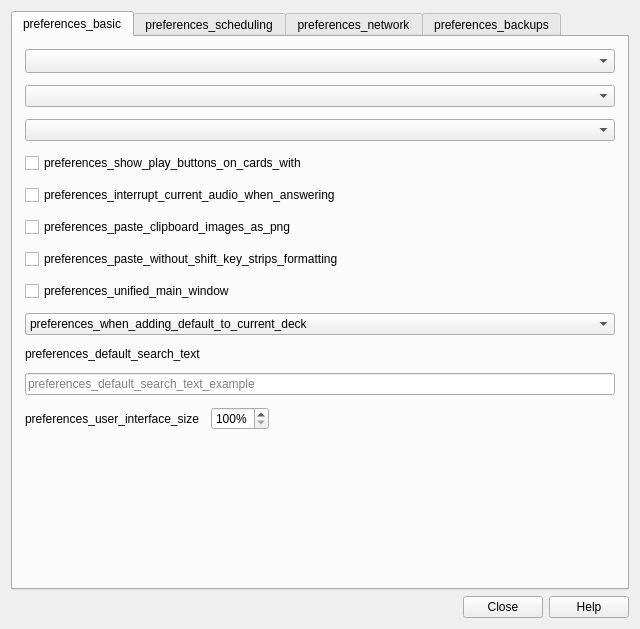
<?xml version="1.0" encoding="UTF-8"?>
<ui version="4.0">
 <class>Preferences</class>
 <widget class="QDialog" name="Preferences">
  <property name="geometry">
   <rect>
    <x>0</x>
    <y>0</y>
    <width>640</width>
    <height>629</height>
   </rect>
  </property>
  <property name="windowTitle">
   <string>preferences_preferences</string>
  </property>
  <layout class="QVBoxLayout" name="verticalLayout_2">
   <item>
    <widget class="QTabWidget" name="tabWidget">
     <property name="focusPolicy">
      <enum>Qt::StrongFocus</enum>
     </property>
     <property name="currentIndex">
      <number>0</number>
     </property>
     <widget class="QWidget" name="tab_1">
      <attribute name="title">
       <string>preferences_basic</string>
      </attribute>
      <layout class="QVBoxLayout" name="verticalLayout">
       <property name="spacing">
        <number>12</number>
       </property>
       <property name="leftMargin">
        <number>12</number>
       </property>
       <property name="topMargin">
        <number>12</number>
       </property>
       <property name="rightMargin">
        <number>12</number>
       </property>
       <property name="bottomMargin">
        <number>12</number>
       </property>
       <item>
        <widget class="QComboBox" name="lang">
         <property name="sizePolicy">
          <sizepolicy hsizetype="MinimumExpanding" vsizetype="Fixed">
           <horstretch>0</horstretch>
           <verstretch>0</verstretch>
          </sizepolicy>
         </property>
         <property name="sizeAdjustPolicy">
          <enum>QComboBox::AdjustToMinimumContentsLengthWithIcon</enum>
         </property>
        </widget>
       </item>
       <item>
        <widget class="QComboBox" name="theme"/>
       </item>
       <item>
        <widget class="QComboBox" name="video_driver"/>
       </item>
       <item>
        <widget class="QCheckBox" name="showPlayButtons">
         <property name="text">
          <string>preferences_show_play_buttons_on_cards_with</string>
         </property>
        </widget>
       </item>
       <item>
        <widget class="QCheckBox" name="interrupt_audio">
         <property name="text">
          <string>preferences_interrupt_current_audio_when_answering</string>
         </property>
        </widget>
       </item>
       <item>
        <widget class="QCheckBox" name="pastePNG">
         <property name="text">
          <string>preferences_paste_clipboard_images_as_png</string>
         </property>
        </widget>
       </item>
       <item>
        <widget class="QCheckBox" name="paste_strips_formatting">
         <property name="text">
          <string>preferences_paste_without_shift_key_strips_formatting</string>
         </property>
        </widget>
       </item>
       <item>
        <widget class="QCheckBox" name="unified_mw">
         <property name="text">
          <string>preferences_unified_main_window</string>
         </property>
        </widget>
       </item>
       <item>
        <widget class="QComboBox" name="useCurrent">
         <item>
          <property name="text">
           <string>preferences_when_adding_default_to_current_deck</string>
          </property>
         </item>
         <item>
          <property name="text">
           <string>preferences_change_deck_depending_on_note_type</string>
          </property>
         </item>
        </widget>
       </item>
       <item>
        <widget class="QLabel" name="search_text_label">
         <property name="text">
          <string>preferences_default_search_text</string>
         </property>
        </widget>
       </item>
       <item>
        <widget class="QLineEdit" name="default_search_text">
         <property name="placeholderText">
          <string>preferences_default_search_text_example</string>
         </property>
        </widget>
       </item>
       <item>
        <layout class="QHBoxLayout" name="horizontalLayout_4">
         <item>
          <widget class="QLabel" name="label_2">
           <property name="text">
            <string>preferences_user_interface_size</string>
           </property>
          </widget>
         </item>
         <item>
          <widget class="QSpinBox" name="uiScale">
           <property name="suffix">
            <string notr="true">%</string>
           </property>
           <property name="minimum">
            <number>100</number>
           </property>
           <property name="maximum">
            <number>200</number>
           </property>
           <property name="singleStep">
            <number>5</number>
           </property>
          </widget>
         </item>
         <item>
          <spacer name="horizontalSpacer_4">
           <property name="orientation">
            <enum>Qt::Horizontal</enum>
           </property>
           <property name="sizeHint" stdset="0">
            <size>
             <width>40</width>
             <height>20</height>
            </size>
           </property>
          </spacer>
         </item>
        </layout>
       </item>
       <item>
        <spacer name="verticalSpacer_3">
         <property name="orientation">
          <enum>Qt::Vertical</enum>
         </property>
         <property name="sizeType">
          <enum>QSizePolicy::Expanding</enum>
         </property>
         <property name="sizeHint" stdset="0">
          <size>
           <width>20</width>
           <height>20</height>
          </size>
         </property>
        </spacer>
       </item>
      </layout>
     </widget>
     <widget class="QWidget" name="tab_3">
      <attribute name="title">
       <string>preferences_scheduling</string>
      </attribute>
      <layout class="QVBoxLayout" name="verticalLayout_5">
       <item>
        <widget class="QCheckBox" name="showEstimates">
         <property name="text">
          <string>preferences_show_next_review_time_above_answer</string>
         </property>
        </widget>
       </item>
       <item>
        <widget class="QCheckBox" name="showProgress">
         <property name="text">
          <string>preferences_show_remaining_card_count_during_review</string>
         </property>
        </widget>
       </item>
       <item>
        <widget class="QCheckBox" name="dayLearnFirst">
         <property name="text">
          <string>preferences_show_learning_cards_with_larger_steps</string>
         </property>
        </widget>
       </item>
       <item>
        <widget class="QCheckBox" name="legacy_timezone">
         <property name="text">
          <string>preferences_legacy_timezone_handling</string>
         </property>
        </widget>
       </item>
       <item>
        <widget class="QCheckBox" name="sched2021">
         <property name="toolTip">
          <string notr="true"/>
         </property>
         <property name="text">
          <string>preferences_v3_scheduler</string>
         </property>
        </widget>
       </item>
       <item>
        <widget class="QComboBox" name="newSpread"/>
       </item>
       <item>
        <layout class="QGridLayout" name="gridLayout_4">
         <property name="spacing">
          <number>12</number>
         </property>
         <item row="1" column="2">
          <widget class="QLabel" name="label_29">
           <property name="text">
            <string>preferences_mins</string>
           </property>
          </widget>
         </item>
         <item row="2" column="1">
          <widget class="QSpinBox" name="timeLimit">
           <property name="maximum">
            <number>9999</number>
           </property>
          </widget>
         </item>
         <item row="0" column="1">
          <widget class="QSpinBox" name="dayOffset">
           <property name="maximumSize">
            <size>
             <width>60</width>
             <height>16777215</height>
            </size>
           </property>
           <property name="maximum">
            <number>23</number>
           </property>
          </widget>
         </item>
         <item row="2" column="0">
          <widget class="QLabel" name="label_30">
           <property name="text">
            <string>preferences_timebox_time_limit</string>
           </property>
          </widget>
         </item>
         <item row="0" column="2">
          <widget class="QLabel" name="label_40">
           <property name="text">
            <string>preferences_hours_past_midnight</string>
           </property>
          </widget>
         </item>
         <item row="1" column="0">
          <widget class="QLabel" name="label_24">
           <property name="text">
            <string>preferences_learn_ahead_limit</string>
           </property>
          </widget>
         </item>
         <item row="2" column="2">
          <widget class="QLabel" name="label_39">
           <property name="text">
            <string>preferences_mins</string>
           </property>
          </widget>
         </item>
         <item row="1" column="1">
          <widget class="QSpinBox" name="lrnCutoff">
           <property name="maximumSize">
            <size>
             <width>60</width>
             <height>16777215</height>
            </size>
           </property>
           <property name="maximum">
            <number>999</number>
           </property>
          </widget>
         </item>
         <item row="0" column="0">
          <widget class="QLabel" name="label_23">
           <property name="text">
            <string>preferences_next_day_starts_at</string>
           </property>
          </widget>
         </item>
        </layout>
       </item>
       <item>
        <spacer name="verticalSpacer">
         <property name="orientation">
          <enum>Qt::Vertical</enum>
         </property>
         <property name="sizeHint" stdset="0">
          <size>
           <width>20</width>
           <height>16</height>
          </size>
         </property>
        </spacer>
       </item>
      </layout>
     </widget>
     <widget class="QWidget" name="tab_2">
      <attribute name="title">
       <string>preferences_network</string>
      </attribute>
      <layout class="QVBoxLayout" name="verticalLayout_4">
       <property name="spacing">
        <number>12</number>
       </property>
       <property name="leftMargin">
        <number>12</number>
       </property>
       <property name="topMargin">
        <number>12</number>
       </property>
       <property name="rightMargin">
        <number>12</number>
       </property>
       <property name="bottomMargin">
        <number>12</number>
       </property>
       <item>
        <layout class="QHBoxLayout">
         <property name="spacing">
          <number>10</number>
         </property>
         <item>
          <layout class="QVBoxLayout">
           <item>
            <widget class="QLabel" name="syncLabel">
             <property name="text">
              <string>preferences_synchronisation</string>
             </property>
             <property name="wordWrap">
              <bool>true</bool>
             </property>
             <property name="openExternalLinks">
              <bool>true</bool>
             </property>
            </widget>
           </item>
           <item>
            <widget class="QCheckBox" name="syncMedia">
             <property name="text">
              <string>preferences_synchronize_audio_and_images_too</string>
             </property>
            </widget>
           </item>
           <item>
            <widget class="QCheckBox" name="syncOnProgramOpen">
             <property name="text">
              <string>preferences_automatically_sync_on_profile_openclose</string>
             </property>
            </widget>
           </item>
           <item>
            <widget class="QCheckBox" name="autoSyncMedia">
             <property name="text">
              <string>preferences_periodically_sync_media</string>
             </property>
            </widget>
           </item>
           <item>
            <widget class="QCheckBox" name="fullSync">
             <property name="text">
              <string>preferences_on_next_sync_force_changes_in</string>
             </property>
            </widget>
           </item>
           <item>
            <layout class="QHBoxLayout" name="horizontalLayout">
             <item>
              <widget class="QPushButton" name="syncDeauth">
               <property name="text">
                <string notr="true">LOGOUT</string>
               </property>
               <property name="autoDefault">
                <bool>false</bool>
               </property>
              </widget>
             </item>
             <item>
              <widget class="QLabel" name="syncUser">
               <property name="text">
                <string/>
               </property>
              </widget>
             </item>
             <item>
              <spacer name="horizontalSpacer_2">
               <property name="orientation">
                <enum>Qt::Horizontal</enum>
               </property>
               <property name="sizeHint" stdset="0">
                <size>
                 <width>40</width>
                 <height>1</height>
                </size>
               </property>
              </spacer>
             </item>
            </layout>
           </item>
           <item>
            <layout class="QHBoxLayout" name="horizontalLayout_3">
             <item>
              <widget class="QPushButton" name="media_log">
               <property name="text">
                <string/>
               </property>
              </widget>
             </item>
             <item>
              <spacer name="horizontalSpacer_3">
               <property name="orientation">
                <enum>Qt::Horizontal</enum>
               </property>
               <property name="sizeHint" stdset="0">
                <size>
                 <width>40</width>
                 <height>20</height>
                </size>
               </property>
              </spacer>
             </item>
            </layout>
           </item>
          </layout>
         </item>
        </layout>
       </item>
       <item>
        <spacer name="verticalSpacer_2">
         <property name="orientation">
          <enum>Qt::Vertical</enum>
         </property>
         <property name="sizeHint" stdset="0">
          <size>
           <width>20</width>
           <height>40</height>
          </size>
         </property>
        </spacer>
       </item>
      </layout>
     </widget>
     <widget class="QWidget" name="tab">
      <attribute name="title">
       <string>preferences_backups</string>
      </attribute>
      <layout class="QVBoxLayout" name="verticalLayout_3">
       <property name="spacing">
        <number>12</number>
       </property>
       <property name="leftMargin">
        <number>12</number>
       </property>
       <property name="topMargin">
        <number>12</number>
       </property>
       <property name="rightMargin">
        <number>12</number>
       </property>
       <property name="bottomMargin">
        <number>12</number>
       </property>
       <item>
        <widget class="QLabel" name="label_9">
         <property name="text">
          <string>preferences_backupsanki_will_create_a_backup_of</string>
         </property>
         <property name="wordWrap">
          <bool>true</bool>
         </property>
        </widget>
       </item>
       <item>
        <layout class="QGridLayout" name="gridLayout_2">
         <item row="0" column="0">
          <widget class="QLabel" name="label_10">
           <property name="text">
            <string>preferences_keep</string>
           </property>
          </widget>
         </item>
         <item row="0" column="1">
          <widget class="QSpinBox" name="numBackups">
           <property name="minimumSize">
            <size>
             <width>60</width>
             <height>0</height>
            </size>
           </property>
           <property name="maximumSize">
            <size>
             <width>60</width>
             <height>16777215</height>
            </size>
           </property>
          </widget>
         </item>
         <item row="0" column="2">
          <widget class="QLabel" name="label_11">
           <property name="text">
            <string>preferences_backups2</string>
           </property>
          </widget>
         </item>
         <item row="0" column="3">
          <spacer name="horizontalSpacer">
           <property name="orientation">
            <enum>Qt::Horizontal</enum>
           </property>
           <property name="sizeHint" stdset="0">
            <size>
             <width>40</width>
             <height>20</height>
            </size>
           </property>
          </spacer>
         </item>
        </layout>
       </item>
       <item>
        <widget class="QLabel" name="openBackupFolder">
         <property name="text">
          <string>preferences_you_can_restore_backups_via_fileswitch</string>
         </property>
        </widget>
       </item>
       <item>
        <widget class="QLabel" name="label_4">
         <property name="text">
          <string>preferences_note_media_is_not_backed_up</string>
         </property>
         <property name="wordWrap">
          <bool>true</bool>
         </property>
        </widget>
       </item>
       <item>
        <spacer name="verticalSpacer_4">
         <property name="orientation">
          <enum>Qt::Vertical</enum>
         </property>
         <property name="sizeHint" stdset="0">
          <size>
           <width>20</width>
           <height>59</height>
          </size>
         </property>
        </spacer>
       </item>
       <item>
        <widget class="QLabel" name="label_21">
         <property name="text">
          <string>preferences_some_settings_will_take_effect_after</string>
         </property>
         <property name="alignment">
          <set>Qt::AlignCenter</set>
         </property>
        </widget>
       </item>
      </layout>
     </widget>
    </widget>
   </item>
   <item>
    <widget class="QDialogButtonBox" name="buttonBox">
     <property name="orientation">
      <enum>Qt::Horizontal</enum>
     </property>
     <property name="standardButtons">
      <set>QDialogButtonBox::Close|QDialogButtonBox::Help</set>
     </property>
    </widget>
   </item>
  </layout>
 </widget>
 <tabstops>
  <tabstop>lang</tabstop>
  <tabstop>theme</tabstop>
  <tabstop>video_driver</tabstop>
  <tabstop>showPlayButtons</tabstop>
  <tabstop>interrupt_audio</tabstop>
  <tabstop>pastePNG</tabstop>
  <tabstop>paste_strips_formatting</tabstop>
  <tabstop>unified_mw</tabstop>
  <tabstop>useCurrent</tabstop>
  <tabstop>default_search_text</tabstop>
  <tabstop>uiScale</tabstop>
  <tabstop>showEstimates</tabstop>
  <tabstop>showProgress</tabstop>
  <tabstop>dayLearnFirst</tabstop>
  <tabstop>legacy_timezone</tabstop>
  <tabstop>sched2021</tabstop>
  <tabstop>newSpread</tabstop>
  <tabstop>dayOffset</tabstop>
  <tabstop>lrnCutoff</tabstop>
  <tabstop>timeLimit</tabstop>
  <tabstop>syncMedia</tabstop>
  <tabstop>syncOnProgramOpen</tabstop>
  <tabstop>autoSyncMedia</tabstop>
  <tabstop>fullSync</tabstop>
  <tabstop>syncDeauth</tabstop>
  <tabstop>media_log</tabstop>
  <tabstop>numBackups</tabstop>
  <tabstop>tabWidget</tabstop>
 </tabstops>
 <resources/>
 <connections>
  <connection>
   <sender>buttonBox</sender>
   <signal>accepted()</signal>
   <receiver>Preferences</receiver>
   <slot>accept()</slot>
   <hints>
    <hint type="sourcelabel">
     <x>285</x>
     <y>439</y>
    </hint>
    <hint type="destinationlabel">
     <x>157</x>
     <y>274</y>
    </hint>
   </hints>
  </connection>
  <connection>
   <sender>buttonBox</sender>
   <signal>rejected()</signal>
   <receiver>Preferences</receiver>
   <slot>reject()</slot>
   <hints>
    <hint type="sourcelabel">
     <x>332</x>
     <y>439</y>
    </hint>
    <hint type="destinationlabel">
     <x>286</x>
     <y>274</y>
    </hint>
   </hints>
  </connection>
 </connections>
</ui>
